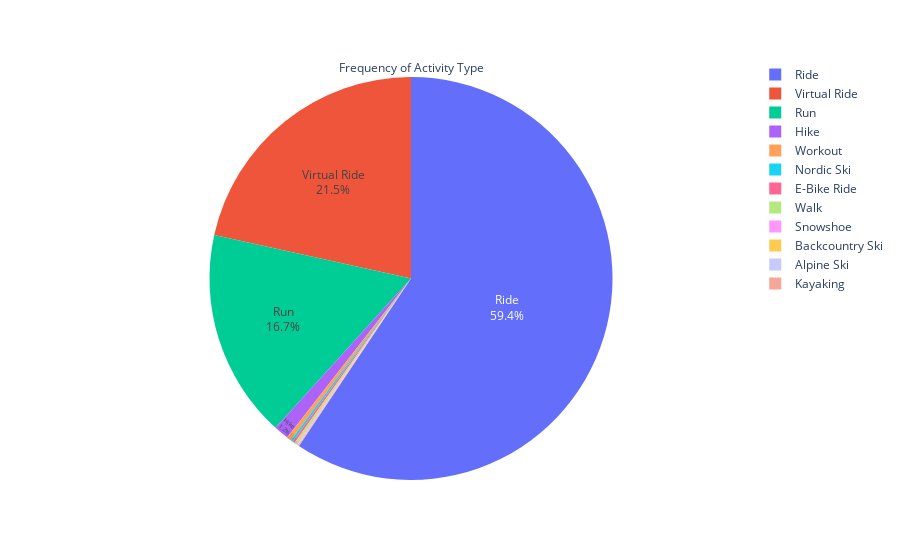

Notebook source saved alongside this figure:
### Code cell
import plotly.express as px
fig = px.pie(data_strava, values='activity_count', names='activity_type')
fig.update_traces(textposition='inside', textinfo='percent+label',title='Frequency of Activity Type')
fig.show()

### Figure 1 — Plotly figure (JSON) as saved in the notebook; plotly's stock layout.template omitted (floating-point values rounded to 4 significant figures; data arrays with more than 128 entries replaced by an {"elided": "..."} marker saying what was removed)
{"data": [{"domain": {"x": [0, 1], "y": [0, 1]}, "hovertemplate": "activity_type=%{label}<br>activity_count=%{value}<extra></extra>", "labels": {"elided": "1662 str values"}, "legendgroup": "", "name": "", "showlegend": true, "textinfo": "percent+label", "textposition": "inside", "title": {"text": "Frequency of Activity Type"}, "type": "pie", "values": {"elided": "1662 int values"}}], "layout": {"legend": {"tracegroupgap": 0}, "margin": {"t": 60}}}
